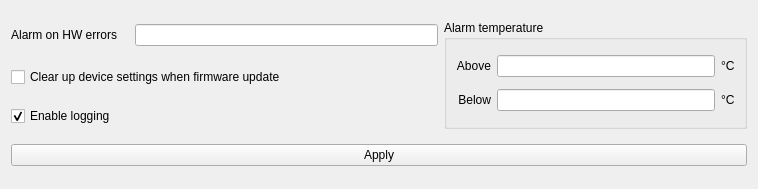
<?xml version="1.0" encoding="UTF-8"?>
<ui version="4.0">
 <class>BasicSettingsWindow</class>
 <widget class="QWidget" name="BasicSettingsWindow">
  <property name="windowModality">
   <enum>Qt::ApplicationModal</enum>
  </property>
  <property name="geometry">
   <rect>
    <x>0</x>
    <y>0</y>
    <width>758</width>
    <height>189</height>
   </rect>
  </property>
  <property name="sizePolicy">
   <sizepolicy hsizetype="Fixed" vsizetype="Fixed">
    <horstretch>0</horstretch>
    <verstretch>0</verstretch>
   </sizepolicy>
  </property>
  <property name="windowTitle">
   <string>Basic settings</string>
  </property>
  <property name="windowIcon">
   <iconset resource="project-721.qrc">
    <normaloff>:/images/settings-128.png</normaloff>:/images/settings-128.png</iconset>
  </property>
  <layout class="QGridLayout" name="gridLayout">
   <item row="0" column="5" rowspan="3">
    <widget class="QGroupBox" name="groupBox">
     <property name="title">
      <string>Alarm temperature</string>
     </property>
     <layout class="QGridLayout" name="gridLayout_2">
      <item row="0" column="0" colspan="2">
       <widget class="QLabel" name="label_3">
        <property name="text">
         <string>Above</string>
        </property>
        <property name="alignment">
         <set>Qt::AlignRight|Qt::AlignTrailing|Qt::AlignVCenter</set>
        </property>
       </widget>
      </item>
      <item row="0" column="2">
       <widget class="QLineEdit" name="tempAbove">
        <property name="text">
         <string/>
        </property>
       </widget>
      </item>
      <item row="1" column="2">
       <widget class="QLineEdit" name="tempBelow">
        <property name="text">
         <string/>
        </property>
       </widget>
      </item>
      <item row="1" column="0" colspan="2">
       <widget class="QLabel" name="label_4">
        <property name="text">
         <string>Below</string>
        </property>
        <property name="alignment">
         <set>Qt::AlignRight|Qt::AlignTrailing|Qt::AlignVCenter</set>
        </property>
       </widget>
      </item>
      <item row="0" column="3">
       <widget class="QLabel" name="label_7">
        <property name="text">
         <string>°C</string>
        </property>
       </widget>
      </item>
      <item row="1" column="3">
       <widget class="QLabel" name="label_8">
        <property name="text">
         <string>°C</string>
        </property>
       </widget>
      </item>
     </layout>
    </widget>
   </item>
   <item row="5" column="1" colspan="5">
    <widget class="QPushButton" name="applyButton">
     <property name="text">
      <string>Apply</string>
     </property>
    </widget>
   </item>
   <item row="0" column="1">
    <widget class="QLabel" name="label_6">
     <property name="text">
      <string>Alarm on HW errors</string>
     </property>
     <property name="alignment">
      <set>Qt::AlignRight|Qt::AlignTrailing|Qt::AlignVCenter</set>
     </property>
    </widget>
   </item>
   <item row="0" column="4">
    <widget class="QLineEdit" name="hwErrors">
     <property name="text">
      <string/>
     </property>
    </widget>
   </item>
   <item row="1" column="1" colspan="4">
    <widget class="QCheckBox" name="clear_firmware_update">
     <property name="text">
      <string>Clear up device settings when firmware update</string>
     </property>
    </widget>
   </item>
   <item row="2" column="1" colspan="4">
    <widget class="QCheckBox" name="log_enabled">
     <property name="text">
      <string>Enable logging</string>
     </property>
     <property name="checked">
      <bool>true</bool>
     </property>
    </widget>
   </item>
  </layout>
 </widget>
 <resources>
  <include location="project-721.qrc"/>
 </resources>
 <connections/>
</ui>
